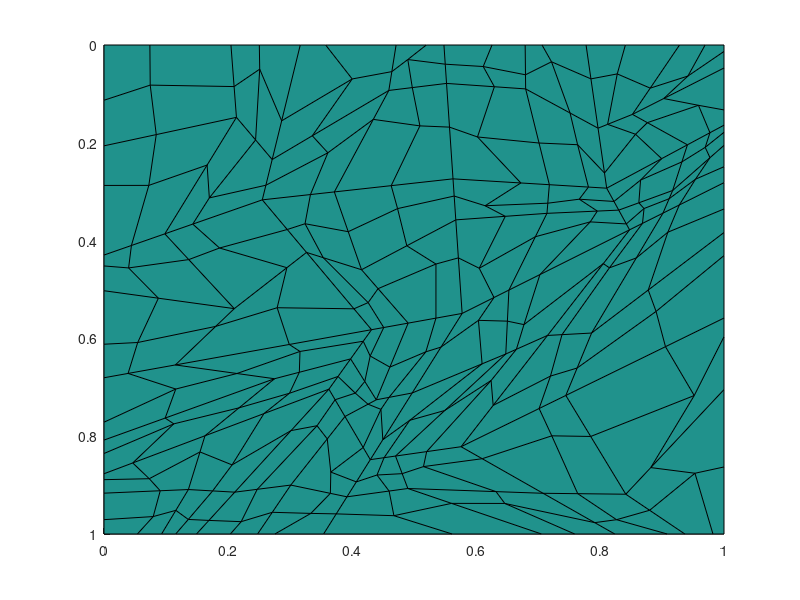

MATLAB code to generate this figure:
% This routine generates an nm by nm mesh, commonly known as a
% Shestakov mesh, with 0 < r < rm and 0 < z < zm. The randomness
% is controlled by parameter "a", where 0 <= a <= 0.5. A value of 
% a = 0.5 gives a rectangular mesh. Boomerang zones are allowed 
% but bowties are not allowed.
%
% Matlab version by Jean C. Ragusa, Texas A&M University, April 1, 2013
%
% based on the original Fortran program by Alek Shestakov; that program 
% is found in: Nuclear Science & Engineering, Vol 105, pp.88-104 (1990),
% "Test Problems in Radiative Transfer Calculations", by A. Shestakov, 
% D. Kershaw, and G. Zimmerman
%
% Thanks to Michael Hall (LANL) for providing a copy of the original  
% F77 program

clear all; close all; clc;

% number of subdivisions of the original rectangle
nc = 4;
% random parameter
a  = 0.25;
% rectangle dimensions
L = 1;
rm = L;
zm = L;

% allocate memory
nm = 2^nc + 1;
ind = nm-1;
r=zeros(nm,nm);
z=zeros(nm,nm);

% initialize 4 corners
for i = 0:1
    k = 1 + i*ind;
    for j = 0:1
        l = 1 + j*ind;
        r(k,l) = L*(1-i);
        z(k,l) = L*j;
    end
end

% fill in the rest of the points
for nl = 0:nc-1
    nn = 2^nl;
    inc = ind/nn;
    inch = inc/2;
    for k = 1:nn
        k1 = 1+(k-1)*inc;
        k2 = k1+inc;
        k3 = k1+inch;
        for l = 1:nn
            l1 = 1+(l-1)*inc;
            l2 = l1+inc;
            l3 = l1+inch;
            if (l==1)
                ar = a+rand(1,1)*(1-2*a);
                r(k3,l1) = ar*r(k1,l1)+(1-ar)*r(k2,l1);
                z(k3,l1) = ar*z(k1,l1)+(1-ar)*z(k2,l1);
            end
            ar = a+rand(1,1)*(1-2*a);
            r(k2,l3) = ar*r(k2,l1)+(1-ar)*r(k2,l2);
            z(k2,l3) = ar*z(k2,l1)+(1-ar)*z(k2,l2);
            ar = a+rand(1,1)*(1-2*a);
            r(k3,l2) = ar*r(k1,l2)+(1-ar)*r(k2,l2);
            z(k3,l2) = ar*z(k1,l2)+(1-ar)*z(k2,l2);
            if (k==1)
                ar = a+rand(1,1)*(1-2*a);
                r(k1,l3) = ar*r(k1,l1)+(1-ar)*r(k1,l2);
                z(k1,l3) = ar*z(k1,l1)+(1-ar)*z(k1,l2);
            end
            ar = a+rand(1,1)*(1-2*a);
            br = a+rand(1,1)*(1-2*a);
            r1 = r(k1,l1);
            r2 = r(k2,l1);
            r3 = r(k2,l2);
            r4 = r(k1,l2);
            z1 = z(k1,l1);
            z2 = z(k2,l1);
            z3 = z(k2,l2);
            z4 = z(k1,l2);
            % check for boomerang zones
            det2 = (r2-r1)*(z3-z2)-(r3-r2)*(z2-z1);
            det3 = (r3-r2)*(z4-z3)-(r4-r3)*(z3-z2);
            det4 = (r4-r3)*(z1-z4)-(r1-r4)*(z4-z3);
            det1 = (r1-r4)*(z2-z1)-(r2-r1)*(z1-z4);
            if (det2>0)
                d = (r4-r3)*(z2-z1)-(r2-r1)*(z4-z3);
                r3p = ((r2-r1)*(r4*z3-r3*z4)-(r4-r3)*(r2*z1-r1*z2))/d;
                z3p = ((z2-z1)*(r4*z3-r3*z4)-(z4-z3)*(r2*z1-r1*z2))/d;
                d = (r4-r1)*(z2-z3)-(r2-r3)*(z4-z1);
                r1p = ((r2-r3)*(r4*z1-r1*z4)-(r4-r1)*(r2*z3-r3*z2))/d;
                z1p = ((z2-z3)*(r4*z1-r1*z4)-(z4-z1)*(r2*z3-r3*z2))/d;
                r3 = r3p;
                z3 = z3p;
                r1 = r1p;
                z1 = z1p;
            elseif (det3>0)
                d = (r1-r4)*(z3-z2)-(r3-r2)*(z1-z4);
                r4p = ((r3-r2)*(r1*z4-r4*z1)-(r1-r4)*(r3*z2-r2*z3))/d;
                z4p = ((z3-z2)*(r1*z4-r4*z1)-(z1-z4)*(r3*z2-r2*z3))/d;
                d = (r1-r2)*(z3-z4)-(r3-r4)*(z1-z2);
                r2p = ((r3-r4)*(r1*z2-r2*z1)-(r1-r2)*(r3*z4-r4*z3))/d;
                z2p = ((z3-z4)*(r1*z2-r2*z1)-(z1-z2)*(r3*z4-r4*z3))/d;
                r4 = r4p;
                z4 = z4p;
                r2 = r2p;
                z2 = z2p;
            elseif (det4>0)
                d = (r2-r1)*(z4-z3)-(r4-r3)*(z2-z1);
                r1p = ((r4-r3)*(r2*z1-r1*z2)-(r2-r1)*(r4*z3-r3*z4))/d;
                z1p = ((z4-z3)*(r2*z1-r1*z2)-(z2-z1)*(r4*z3-r3*z4))/d;
                d = (r2-r3)*(z4-z1)-(r4-r1)*(z2-z3);
                r3p = ((r4-r1)*(r2*z3-r3*z2)-(r2-r3)*(r4*z1-r1*z4))/d;
                z3p = ((z4-z1)*(r2*z3-r3*z2)-(z2-z3)*(r4*z1-r1*z4))/d;
                r1 = r1p;
                z1 = z1p;
                r3 = r3p;
                z3 = z3p;
            elseif (det1>0)
                d = (r3-r2)*(z1-z4)-(r1-r4)*(z3-z2);
                r2p = ((r1-r4)*(r3*z2-r2*z3)-(r3-r2)*(r1*z4-r4*z1))/d;
                z2p = ((z1-z4)*(r3*z2-r2*z3)-(z3-z2)*(r1*z4-r4*z1))/d;
                d = (r3-r4)*(z1-z2)-(r1-r2)*(z3-z4);
                r4p = ((r1-r2)*(r3*z4-r4*z3)-(r3-r4)*(r1*z2-r2*z1))/d;
                z4p = ((z1-z2)*(r3*z4-r4*z3)-(z3-z4)*(r1*z2-r2*z1))/d;
                r2 = r2p;
                z2 = z2p;
                r4 = r4p;
                z4 = z4p;
            end
            r(k3,l3) = ar*br*r1 + ar*(1-br)*r4 + (1-ar)*br*r2 + (1-ar)*(1-br)*r3;
            z(k3,l3) = ar*br*z1 + ar*(1-br)*z4 + (1-ar)*br*z2 + (1-ar)*(1-br)*z3;
        end
    end
end

% plotting in matlab
figure(1)
surf(r,z,ones(nm,nm))
view(0,-90)
